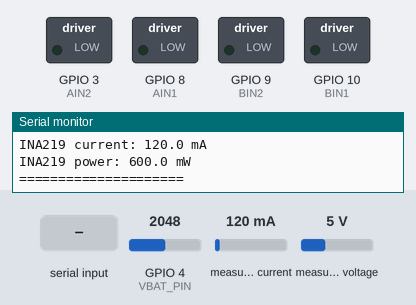
A program run on a simulated ESP32-S3. Parts: switched loads named in the program (green lamp = pin HIGH), the last lines printed to the serial monitor. The inputs (shaded band) are chosen by the test bench; at power-on: GPIO 4 (VBAT_PIN) = 2048, measured current 120 mA, measured voltage 5 V (analog values on the 0–4095 scale).

Above: at 2.2 s.
2.3 s: "a" received over Serial
At 4.0 s:
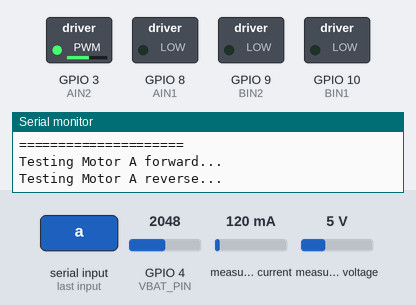
5.7 s: "b" received over Serial
At 7.4 s:
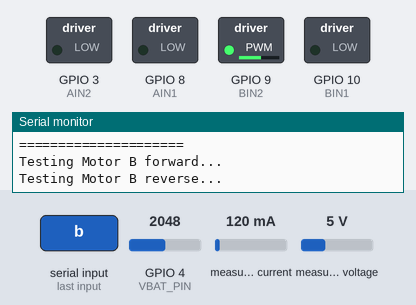
9.1 s: "p" received over Serial
At 10.8 s:
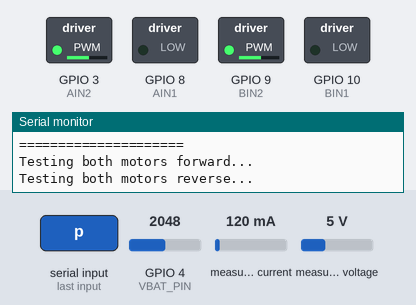
12.5 s: "l" received over Serial
At 13.3 s:
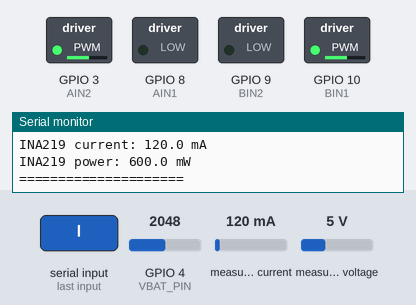
14.0 s: "x" received over Serial
At 14.4 s:
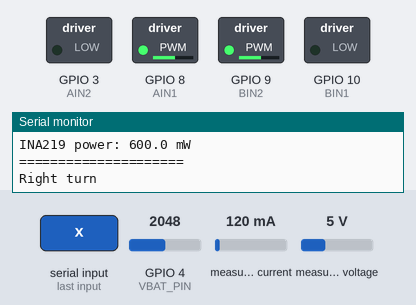
15.5 s: "k" received over Serial
At 16.8 s:
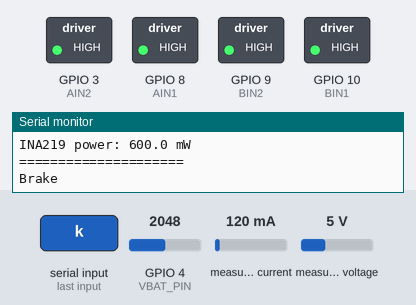
Timing chart, 0 to 18.0 s (numbered marks = the images above; inputs shaded):
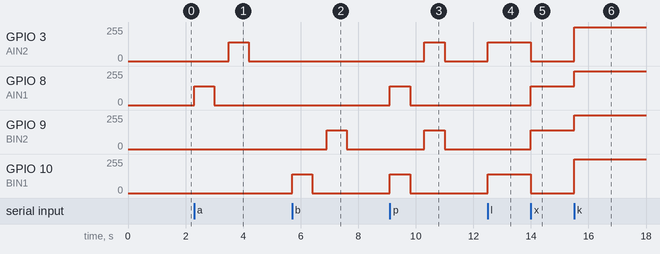

The program:

main.cpp
```cpp
#include <Arduino.h>
#include <Wire.h>
#include <Adafruit_INA219.h>


// Pin assignments


// Motor B
const int BIN1 = 10;
const int BIN2 = 9;

// Motor A
const int AIN2 = 3;
const int AIN1 = 8;

// Current sensor I2C
const int SDA_PIN = 7;
const int SCL_PIN = 15;

// Battery voltage divider
const int VBAT_PIN = 4;

// Voltage divider values
// Battery + ---- R1 ---- Vo ---- R2 ---- GND
const float R1 = 10000.0;
const float R2 = 4700.0;
const float DIVIDER_SCALE = (R1 + R2) / R2;

// Motor PWM settings
const int PWM_MIN_TEST = 140;   // low-ish duty
const int PWM_MED_TEST = 160;  // medium duty
const int PWM_MAX_SAFE = 180;  // safe upper limit

Adafruit_INA219 ina219;
bool ina219_ok = false;


// Helpers

void motorStop()
{
  analogWrite(AIN1, 0);
  analogWrite(AIN2, 0);
  analogWrite(BIN1, 0);
  analogWrite(BIN2, 0);
}

void motorBrake()
{
  analogWrite(AIN1, 255);
  analogWrite(AIN2, 255);
  analogWrite(BIN1, 255);
  analogWrite(BIN2, 255);
}

void setMotorA(int pwm)
{
  pwm = constrain(pwm, -255, 255);

  if (pwm > 0)
  {
    analogWrite(AIN1, pwm);
    analogWrite(AIN2, 0);
  }
  else if (pwm < 0)
  {
    analogWrite(AIN1, 0);
    analogWrite(AIN2, -pwm);
  }
  else
  {
    analogWrite(AIN1, 0);
    analogWrite(AIN2, 0);
  }
}

void setMotorB(int pwm)
{
  pwm = constrain(pwm, -255, 255);

  if (pwm > 0)
  {
    analogWrite(BIN1, pwm);
    analogWrite(BIN2, 0);
  }
  else if (pwm < 0)
  {
    analogWrite(BIN1, 0);
    analogWrite(BIN2, -pwm);
  }
  else
  {
    analogWrite(BIN1, 0);
    analogWrite(BIN2, 0);
  }
}

void drive(int leftPWM, int rightPWM)
{
  // For now assuming:
  // Motor A = left motor
  // Motor B = right motor
  // If steering is backwards later, flip
  setMotorA(leftPWM);
  setMotorB(rightPWM);
}

float readBatteryVoltage()
{
  // ESP32 Arduino has calibrated millivolt reading on many boards
  int mv = analogReadMilliVolts(VBAT_PIN);
  float v_adc = mv / 1000.0;
  float v_bat = v_adc * DIVIDER_SCALE;
  return v_bat;
}

void printTelemetry()
{
  float vbat = readBatteryVoltage();

  Serial.println();
  Serial.println("===== Telemetry =====");
  Serial.print("Battery voltage estimate: ");
  Serial.print(vbat, 2);
  Serial.println(" V");

  if (ina219_ok)
  {
    float busV = ina219.getBusVoltage_V();
    float shuntmV = ina219.getShuntVoltage_mV();
    float currentmA = ina219.getCurrent_mA();
    float powermW = ina219.getPower_mW();

    Serial.print("INA219 bus voltage: ");
    Serial.print(busV, 2);
    Serial.println(" V");

    Serial.print("INA219 shunt voltage: ");
    Serial.print(shuntmV, 2);
    Serial.println(" mV");

    Serial.print("INA219 current: ");
    Serial.print(currentmA, 1);
    Serial.println(" mA");

    Serial.print("INA219 power: ");
    Serial.print(powermW, 1);
    Serial.println(" mW");
  }
  else
  {
    Serial.println("INA219 not detected.");
  }

  Serial.println("=====================");
  Serial.println();
}

void pulseMotorA()
{
  Serial.println("Testing Motor A forward...");
  setMotorA(PWM_MIN_TEST);
  delay(700);
  motorStop();
  delay(500);

  Serial.println("Testing Motor A reverse...");
  setMotorA(-PWM_MIN_TEST);
  delay(700);
  motorStop();
}

void pulseMotorB()
{
  Serial.println("Testing Motor B forward...");
  setMotorB(PWM_MIN_TEST);
  delay(700);
  motorStop();
  delay(500);

  Serial.println("Testing Motor B reverse...");
  setMotorB(-PWM_MIN_TEST);
  delay(700);
  motorStop();
}

void testA() {
  Serial.println("Testing Motor A High");
  analogWrite(AIN1, 255);
  analogWrite(AIN2, 0);
}

void testB() {
  Serial.println("Testing Motor B High");
  analogWrite(BIN1, 255);
  analogWrite(BIN2, 0);
}

void pulseBoth()
{
  Serial.println("Testing both motors forward...");
  drive(PWM_MIN_TEST, PWM_MIN_TEST);
  delay(700);
  motorStop();
  delay(500);

  Serial.println("Testing both motors reverse...");
  drive(-PWM_MIN_TEST, -PWM_MIN_TEST);
  delay(700);
  motorStop();
}

void printHelp()
{
  Serial.println();
  Serial.println("DriveWire cursed prototype test menu:");
  Serial.println("t = print telemetry");
  Serial.println("a = pulse Motor A forward/reverse");
  Serial.println("b = pulse Motor B forward/reverse");
  Serial.println("p = pulse both motors forward/reverse");
  Serial.println("f = drive forward");
  Serial.println("r = drive reverse");
  Serial.println("l = turn left");
  Serial.println("x = turn right");
  Serial.println("s = stop/coast");
  Serial.println("k = brake");
  Serial.println("h = help");
  Serial.println();
}


// Setup / loop


void setup()
{
  Serial.begin(115200);
  delay(1000);

  Serial.println();
  Serial.println("DriveWire V1 bring-up test starting...");

  pinMode(AIN1, OUTPUT);
  pinMode(AIN2, OUTPUT);
  pinMode(BIN1, OUTPUT);
  pinMode(BIN2, OUTPUT);


  motorStop();

  analogReadResolution(12);
  analogSetPinAttenuation(VBAT_PIN, ADC_11db);

  Wire.begin(SDA_PIN, SCL_PIN);

  if (ina219.begin())
  {
    ina219_ok = true;
    Serial.println("INA219 detected.");
  }
  else
  {
    ina219_ok = false;
    Serial.println("INA219 not detected. Continuing without current sensor.");
  }

  printHelp();
  printTelemetry();

  Serial.println("Ready. Lift the chassis so the wheels can spin freely.");
}

void loop()
{
  if (Serial.available())
  {
    char cmd = Serial.read();

    switch (cmd)
    {
      case 't':
        printTelemetry();
        break;

      case 'a':
        pulseMotorA();
        printTelemetry();
        break;

      case 'b':
        pulseMotorB();
        printTelemetry();
        break;

      case 'p':
        pulseBoth();
        printTelemetry();
        break;

      case 'f':
        Serial.println("Forward");
        drive(PWM_MED_TEST, PWM_MED_TEST);
        break;

      case 'r':
        Serial.println("Reverse");
        drive(-PWM_MED_TEST, -PWM_MED_TEST);
        break;

      case 'l':
        Serial.println("Left turn");
        drive(-PWM_MIN_TEST, PWM_MIN_TEST);
        break;

      case 'x':
        Serial.println("Right turn");
        drive(PWM_MIN_TEST, -PWM_MIN_TEST);
        break;

      case 's':
        Serial.println("Stop/coast");
        motorStop();
        break;

      case 'k':
        Serial.println("Brake");
        motorBrake();
        break;

      case 'A':
        testA();
        break;

      case 'B':
        testB();
        break;

      case 'h':
        printHelp();
        break;

      default:
        break;
    }
  }

  // Optional slow telemetry print every 2 seconds while driving
  static unsigned long lastPrint = 0;
  if (millis() - lastPrint > 2000)
  {
    lastPrint = millis();
    printTelemetry();
  }
}
```

Measured:
- after the input at 2.3 s, GPIO 3 (AIN2): 0/255 → 140/255 after 1.2 s, → 0/255 0.70 s later; GPIO 8 (AIN1): 0/255 → 140/255 at once, → 0/255 0.70 s later
- after the input at 5.7 s, GPIO 9 (BIN2): 0/255 → 140/255 after 1.2 s, → 0/255 0.70 s later; GPIO 10 (BIN1): 0/255 → 140/255 at once, → 0/255 0.70 s later
- after the input at 9.1 s, GPIO 3 (AIN2), GPIO 9 (BIN2): 0/255 → 140/255 after 1.2 s, → 0/255 0.70 s later; GPIO 8 (AIN1), GPIO 10 (BIN1): 0/255 → 140/255 at once, → 0/255 0.70 s later
- after the input at 12.5 s, GPIO 3 (AIN2), GPIO 10 (BIN1): 0/255 → 140/255 at once
- after the input at 14.0 s, GPIO 3 (AIN2), GPIO 10 (BIN1): 140/255 → 0/255 at once; GPIO 8 (AIN1), GPIO 9 (BIN2): 0/255 → 140/255 at once
- after the input at 15.5 s, GPIO 3 (AIN2), GPIO 10 (BIN1): 0/255 → 255/255 at once; GPIO 8 (AIN1), GPIO 9 (BIN2): 140/255 → 255/255 at once
